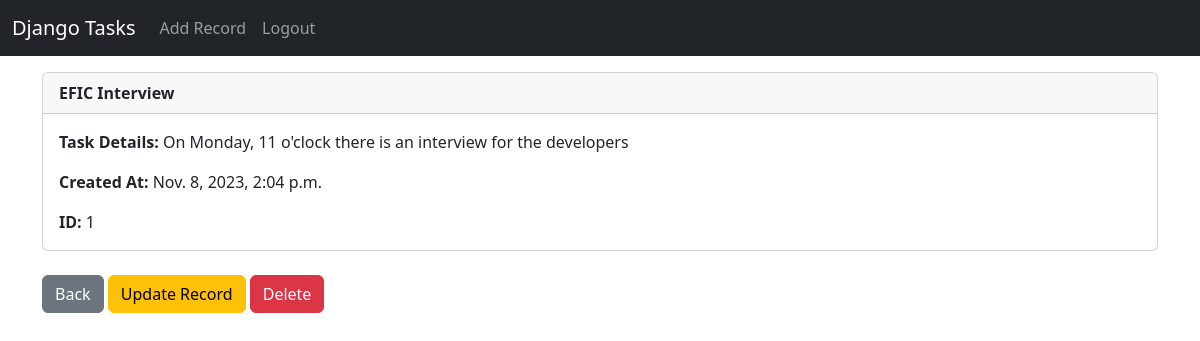
The page /record/1 (signed in) on the database its author committed.
### todo/models.py (models this page shows, shortened)
class Record(models.Model):
    created_at = models.DateTimeField(auto_now_add=True)
    task_title = models.CharField(max_length=100)
    task_details = models.TextField()

### todo/views.py (the view)
# urls.py: path('record/<int:pk>', views.customer_record, name='record'),
def customer_record(request, pk):
    if request.user.is_authenticated:
        customer_record = Record.objects.get(id=pk)
        return render(request, 'record.html', locals())
    else:
        messages.success(request, "You Must Be Logged In To View That Page...")
        return redirect('home')

### todo/templates/record.html
{% extends "base.html" %}
{% block content %}
<div class="card">
    <div class="card-header">
        <strong>{{customer_record.task_title}}</strong>
    </div>
    <div class="card-body">
        <p class="card-text"><strong>Task Details: </strong>{{customer_record.task_details}}</p>
        <p class="card-text"><strong>Created At: </strong>{{customer_record.created_at}}</p>
        <p class="card-text"><strong>ID: </strong>{{customer_record.id}}</p>
    </div>
</div>
<br/>
<a href="{% url "home" %}" class="btn btn-secondary">Back</a>
<a href="{% url "update_record" customer_record.id %}" class="btn btn-warning">Update Record</a>
<a href="{% url "delete_record" customer_record.id %}" class="btn btn-danger">Delete</a>
{% endblock %}

### rows shown on the page
Record: task_title "EFIC Interview", task_details "On Monday, 11 o'clock there is an interview for the developers", created_at "Nov. 8, 2023, 2:04 p.m.", id "1"
